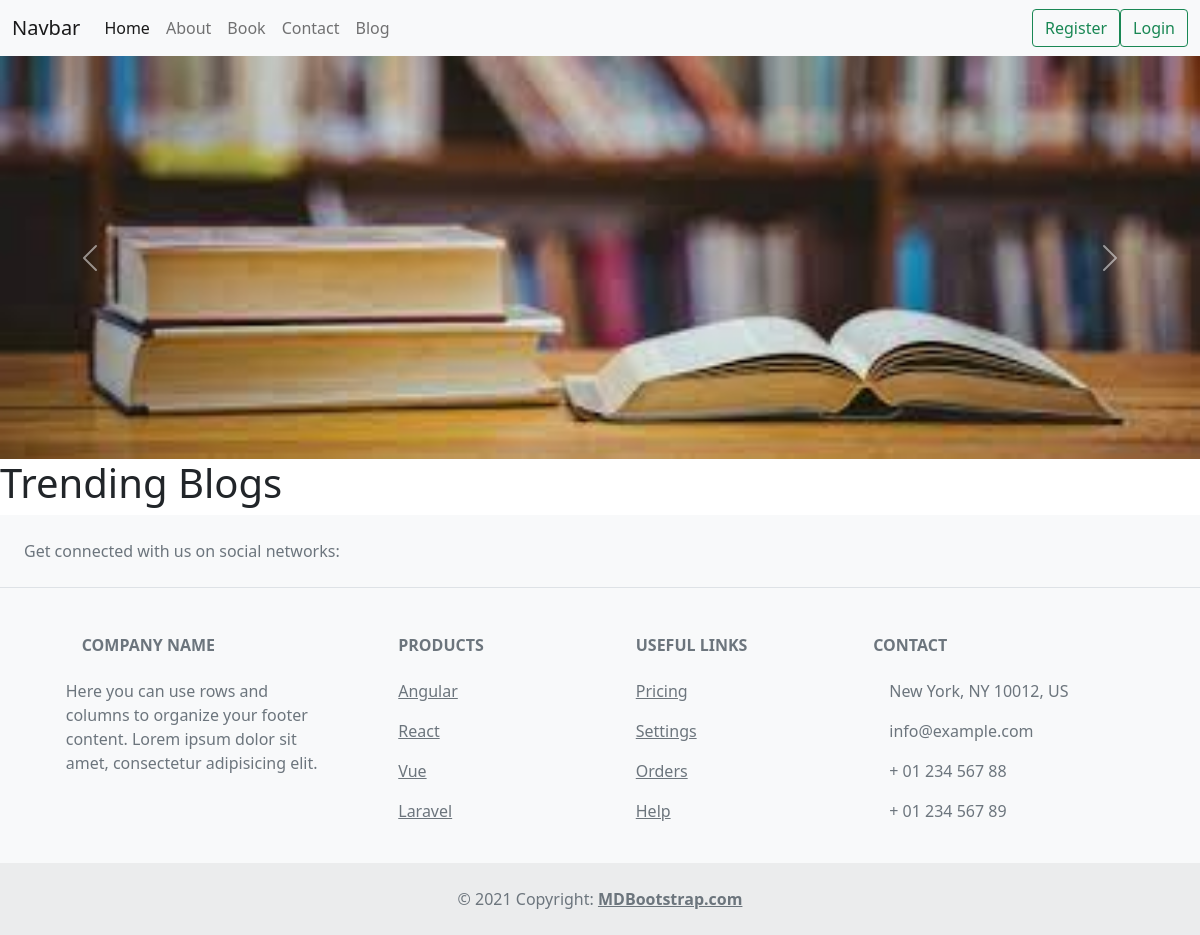
Before: / with the older database file.
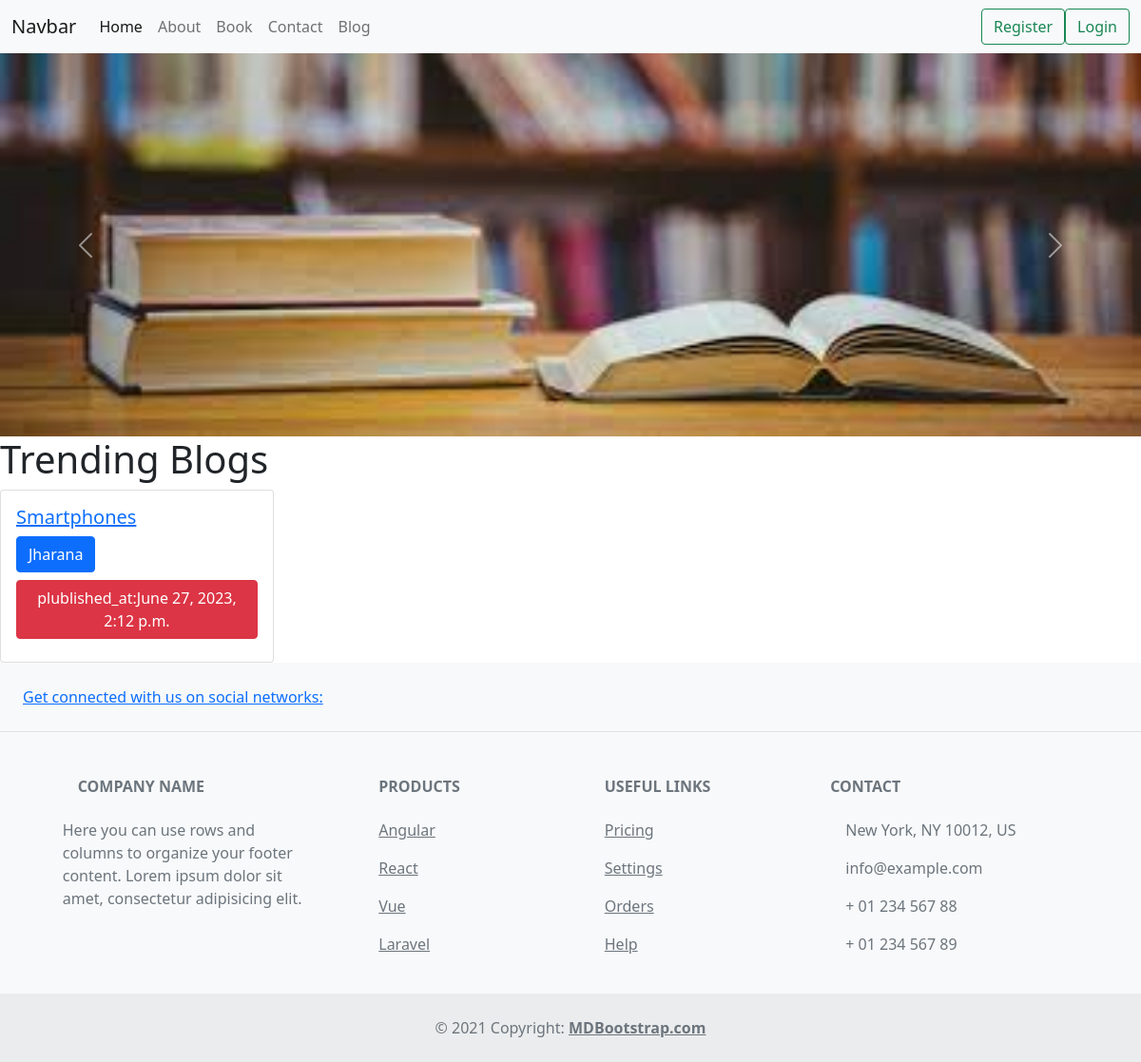
After: the same page with the newer database file.
### home/models.py (models this page shows, shortened)
class Blog(models.Model):
    slug = models.CharField(max_length=200)
    title = models.CharField(max_length=200)
    description = RichTextField(max_length=2000)
    image = models.ImageField(upload_to = 'img/')
    status = models.BooleanField(default=False, help_text="0=default, 1-Hidden")
    trending = models.BooleanField(default=False, help_text="0=default, 1-Trending")
    meta_keyword = models.CharField(max_length=200)
    meta_title = models.CharField(max_length=200)
    meta_description = models.TextField(max_length=500)
    created_at = models.DateTimeField(auto_now_add=True)
    written_by = models.CharField(max_length=200)

### home/views.py (the view)
# urls.py: path('', views.index, name="index"),
def index(request):
    blog= Blog.objects.filter(trending=1)
    context = {'blog':blog}
    return render(request, "index.html", context)

### templates/index.html (shortened to what this page needs)
{% extends 'base.html' %}
{% block content %}
{% load static %}
<div id="carouselExampleControls" class="carousel slide" data-bs-ride="carousel">
  <div class="carousel-inner">
    <div class="carousel-item active">
      <img src="{% static 'img/a.jpeg' %}" class="d-block w-100" alt="...">
    </div>
  </div>
  <button class="carousel-control-prev" type="button" data-bs-target="#carouselExampleControls" data-bs-slide="prev">
    <span class="carousel-control-prev-icon" aria-hidden="true"></span>
  </button>
  <button class="carousel-control-next" type="button" data-bs-target="#carouselExampleControls" data-bs-slide="next">
    <span class="carousel-control-next-icon" aria-hidden="true"></span>
  </button>
</div>
<h1>Trending Blogs</h1>
{% for blog in blog %}
<div class="card" style="width: 18rem;">
  <a href="{% url 'blogviews' blog.slug %}">
    <div class="card-body">
      <h5 class="card-title">{{blog.title}}</h5>
      <h1 href="#" class="btn btn-primary">{{blog.written_by}}</h1>
      <h1 href="#" class="btn btn-danger">plublished_at:{{blog.created_at}}</h1>
    </div>
  </div>
{% endfor %}
{% endblock content %}

### templates/base.html (shortened to what this page needs)
{% load static %}
<!doctype html>
<html lang="en">
  <head>
    <link href="https://cdn.jsdelivr.net/npm/bootstrap@5.0.2/dist/css/bootstrap.min.css" rel="stylesheet">
  </head>
  <body>
    <nav class="navbar navbar-expand-lg navbar-light bg-light">
        <div class="container-fluid">
          <a class="navbar-brand" href="{% url 'index' %}">Navbar</a>
          <div class="collapse navbar-collapse" id="navbarSupportedContent">
            <ul class="navbar-nav me-auto mb-2 mb-lg-0">
              <li class="nav-item">
                <a class="nav-link active" aria-current="page" href="{% url 'index' %}">Home</a>
              </li>
              <li class="nav-item">
                <a class="nav-link" href="{% url 'about' %}">About</a>
              </li>
              <li class="nav-item">
                <a class="nav-link" href="{% url 'book' %}">Book</a>
              </li>
              <li class="nav-item">
                <a class="nav-link" href="{% url 'contact' %}">Contact</a>
              </li>
              <li class="nav-item">
                <a class="nav-link" href="{% url 'blog' %}">Blog</a>
              </li>
            </ul>
            {% if user.is_authenticated %}
            <a class="btn btn-outline-success" href="#">{{request.user}}</a>
            <a class="btn btn-outline-success" href="{% url 'logout' %}">Logout</a>
            {% else %}
           <a class="btn btn-outline-success" href="{% url 'register' %}">Register</a>
           <a class="btn btn-outline-success" href="{% url 'login' %}">Login</a>
           {% endif %}
          </div>
        </div>
      </nav>
    {% block content %}{% endblock content %}
<footer class="text-center text-lg-start bg-light text-muted">
    <section class="d-flex justify-content-center justify-content-lg-between p-4 border-bottom">
      <div class="me-5 d-none d-lg-block">
        <span>Get connected with us on social networks:</span>
      </div>
      <div>
      </div>
    </section>
    <section class="">
      <div class="container text-center text-md-start mt-5">
        <div class="row mt-3">
          <div class="col-md-3 col-lg-4 col-xl-3 mx-auto mb-4">
            <h6 class="text-uppercase fw-bold mb-4">
              Company name
            </h6>
            <p>
              Here you can use rows and columns to organize your footer content. Lorem ipsum
              dolor sit amet, consectetur adipisicing elit.
            </p>
          </div>
          <div class="col-md-2 col-lg-2 col-xl-2 mx-auto mb-4">
            <h6 class="text-uppercase fw-bold mb-4">
              Products
            </h6>
            <p>
              <a href="#!" class="text-reset">Angular</a>
            </p>
            <p>
              <a href="#!" class="text-reset">React</a>
            </p>
            <p>
              <a href="#!" class="text-reset">Vue</a>
            </p>
            <p>
              <a href="#!" class="text-reset">Laravel</a>
            </p>
          </div>
          <div class="col-md-3 col-lg-2 col-xl-2 mx-auto mb-4">
            <h6 class="text-uppercase fw-bold mb-4">
              Useful links
            </h6>
            <p>
              <a href="#!" class="text-reset">Pricing</a>
            </p>
            <p>
              <a href="#!" class="text-reset">Settings</a>
            </p>
            <p>
              <a href="#!" class="text-reset">Orders</a>
            </p>
            <p>
              <a href="#!" class="text-reset">Help</a>
            </p>
          </div>
          <div class="col-md-4 col-lg-3 col-xl-3 mx-auto mb-md-0 mb-4">
            <h6 class="text-uppercase fw-bold mb-4">Contact</h6>
            <p> New York, NY 10012, US</p>
            <p>
              info@example.com
            </p>
            <p> + 01 234 567 88</p>
            <p> + 01 234 567 89</p>
          </div>
        </div>
      </div>
    </section>
    <div class="text-center p-4" style="background-color: rgba(0, 0, 0, 0.05);">
      © 2021 Copyright:
      <a class="text-reset fw-bold" href="https://mdbootstrap.com/">MDBootstrap.com</a>
    </div>
  </footer>
  </body>
</html>

Changed rows visible on the page:
added Blog: title "Smartphones", written_by "Jharana", created_at "June 27, 2023, 2:12 p.m."
